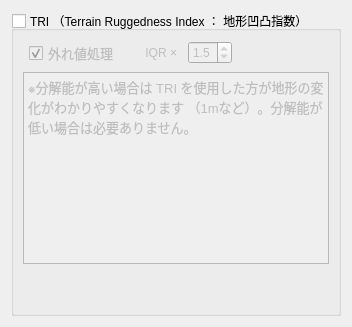
     <widget class="QWidget" name="TriTab">
      <attribute name="title">
       <string>TRI</string>
      </attribute>
      <layout class="QHBoxLayout" name="horizontalLayout_6">
       <item>
        <widget class="QGroupBox" name="gpBox_Tri">
         <property name="title">
          <string>TRI （Terrain Ruggedness Index ： 地形凹凸指数） </string>
         </property>
         <property name="checkable">
          <bool>true</bool>
         </property>
         <property name="checked">
          <bool>false</bool>
         </property>
         <layout class="QGridLayout" name="gridLayout_8">
          <property name="leftMargin">
           <number>9</number>
          </property>
          <property name="topMargin">
           <number>9</number>
          </property>
          <property name="rightMargin">
           <number>9</number>
          </property>
          <item row="1" column="0" colspan="3">
           <widget class="QTextBrowser" name="tB_2">
            <property name="html">
             <string>&lt;!DOCTYPE HTML PUBLIC &quot;-//W3C//DTD HTML 4.0//EN&quot; &quot;http://www.w3.org/TR/REC-html40/strict.dtd&quot;&gt;
&lt;html&gt;&lt;head&gt;&lt;meta name=&quot;qrichtext&quot; content=&quot;1&quot; /&gt;&lt;style type=&quot;text/css&quot;&gt;
p, li { white-space: pre-wrap; }
&lt;/style&gt;&lt;/head&gt;&lt;body style=&quot; font-family:'MS UI Gothic'; font-size:9pt; font-weight:400; font-style:normal;&quot;&gt;
&lt;p style=&quot; margin-top:0px; margin-bottom:0px; margin-left:0px; margin-right:0px; -qt-block-indent:0; text-indent:0px; -qt-user-state:65536;&quot;&gt;&lt;span style=&quot; font-size:10pt;&quot;&gt;※分解能が高い場合は TRI を使用した方が地形の変化がわかりやすくなります （1mなど）。分解能が低い場合は必要ありません。&lt;/span&gt;&lt;/p&gt;&lt;/body&gt;&lt;/html&gt;</string>
            </property>
           </widget>
          </item>
          <item row="2" column="1">
           <spacer name="vS_2">
            <property name="orientation">
             <enum>Qt::Vertical</enum>
            </property>
            <property name="sizeHint" stdset="0">
             <size>
              <width>20</width>
              <height>40</height>
             </size>
            </property>
           </spacer>
          </item>
          <item row="0" column="1">
           <layout class="QGridLayout" name="gridLayout_9">
            <item row="0" column="2">
             <widget class="QgsDoubleSpinBox" name="spinBoxF_TriThres">
              <property name="decimals">
               <number>1</number>
              </property>
              <property name="minimum">
               <double>1.000000000000000</double>
              </property>
              <property name="maximum">
               <double>5.000000000000000</double>
              </property>
              <property name="singleStep">
               <double>0.500000000000000</double>
              </property>
              <property name="value">
               <double>1.500000000000000</double>
              </property>
              <property name="showClearButton">
               <bool>false</bool>
              </property>
             </widget>
            </item>
            <item row="0" column="1">
             <widget class="QLabel" name="l_10">
              <property name="styleSheet">
               <string notr="true">QLabel {
	padding-left:20px;
}</string>
              </property>
              <property name="text">
               <string>IQR ×</string>
              </property>
              <property name="alignment">
               <set>Qt::AlignRight|Qt::AlignTrailing|Qt::AlignVCenter</set>
              </property>
              <property name="indent">
               <number>5</number>
              </property>
             </widget>
            </item>
            <item row="0" column="0">
             <widget class="QCheckBox" name="checkBox_TriOutTreatment">
              <property name="font">
               <font>
                <pointsize>10</pointsize>
               </font>
              </property>
              <property name="text">
               <string>外れ値処理</string>
              </property>
              <property name="checked">
               <bool>true</bool>
              </property>
             </widget>
            </item>
            <item row="0" column="3">
             <spacer name="horizontalSpacer">
              <property name="orientation">
               <enum>Qt::Horizontal</enum>
              </property>
              <property name="sizeHint" stdset="0">
               <size>
                <width>40</width>
                <height>20</height>
               </size>
              </property>
             </spacer>
            </item>
           </layout>
          </item>
         </layout>
        </widget>
       </item>
      </layout>
     </widget>
